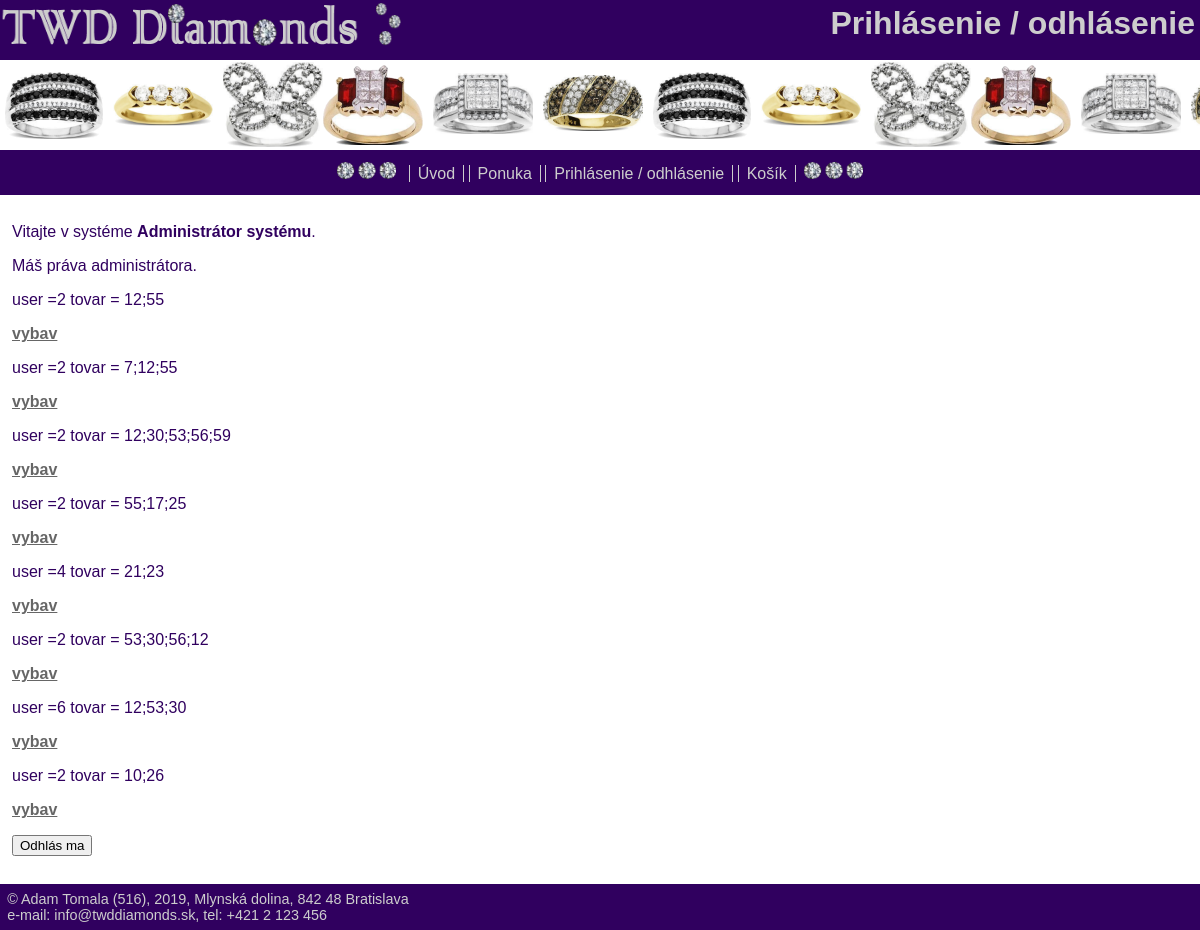
Page /login.php (signed in) on the committed database.
### tables this page shows
CREATE TABLE `sperky_objednavky` (
  `id` smallint(6) NOT NULL,
  `uid` smallint(6) NOT NULL,
  `tovar` text NOT NULL,
  `datum` date NOT NULL,
  `vybavena` tinyint(4) NOT NULL DEFAULT '0'
);

### login.php (the view, shortened to what this page needs)
<?php
include('funkcie.php');
include('hlavicka.php');
include('navigacia.php');
?>
<section>
<?php
if (isset($_SESSION['user'])) {
?>
<p>Vitajte v systéme <strong><?php echo $_SESSION['meno'] . ' ' . $_SESSION['priezvisko']; ?></strong>.</p>
<?php
  if ($_SESSION['admin']) {
		echo '<p>Máš práva administrátora.</p>';
		$sqladm = "SELECT * FROM `sperky_objednavky` WHERE `vybavena` = '0'";
		$mysqli->query("SET CHARACTER SET 'utf8'");
		if ($result = $mysqli->query($sqladm)) {
			while ($row = $result->fetch_assoc()) {
				echo '<p>user =' . $row['uid'] .' tovar = '. $row['tovar'] .'</p>';
				echo '<p><a href= "vybavene.php?id='. $row['id'] .'"> vybav</a></p>';
			}
	}	else {
		echo '<p>NEmáš práva administrátora.</p>';
	}
}
?>
<form method="post">
  <p>
    <input name="odhlas" type="submit" id="odhlas" value="Odhlás ma">
  </p>
</form>
<?php
}
?>
</section>
<?php include('paticka.php'); ?>

### styly.css (style rules this page uses)
body { background-color: #FFFFFF; background-image: url(obrazky/prstene2.png); background-position: left 60px; background-repeat: repeat-x; font-family: Tahoma, Verdana, Arial, Helvetica, sans-serif; color: rgb(48,0,95); margin: 0; }
section { padding: 1%; }
section a { color: #666; font-weight: bold; }

### rows in the picture
sperky_objednavky: uid "2", tovar "12;55"
sperky_objednavky: uid "2", tovar "7;12;55"
sperky_objednavky: uid "2", tovar "12;30;53;56;59"
sperky_objednavky: uid "2", tovar "55;17;25"
sperky_objednavky: uid "4", tovar "21;23"
sperky_objednavky: uid "2", tovar "53;30;56;12"
sperky_objednavky: uid "6", tovar "12;53;30"
sperky_objednavky: uid "2", tovar "10;26"

### other values in the picture
$titulok "Prihlásenie / odhlásenie"
$_SESSION['meno'] "Administrátor"
$_SESSION['priezvisko'] "systému"
